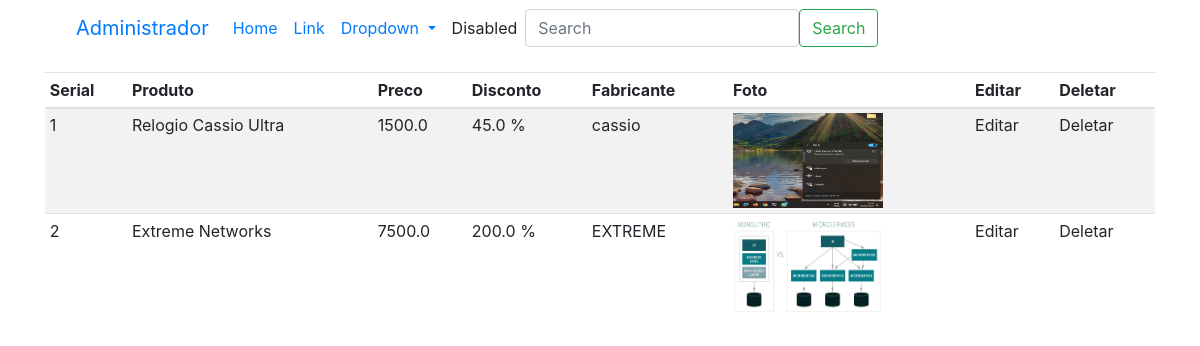
Page /admin (signed in) on the earlier database version.
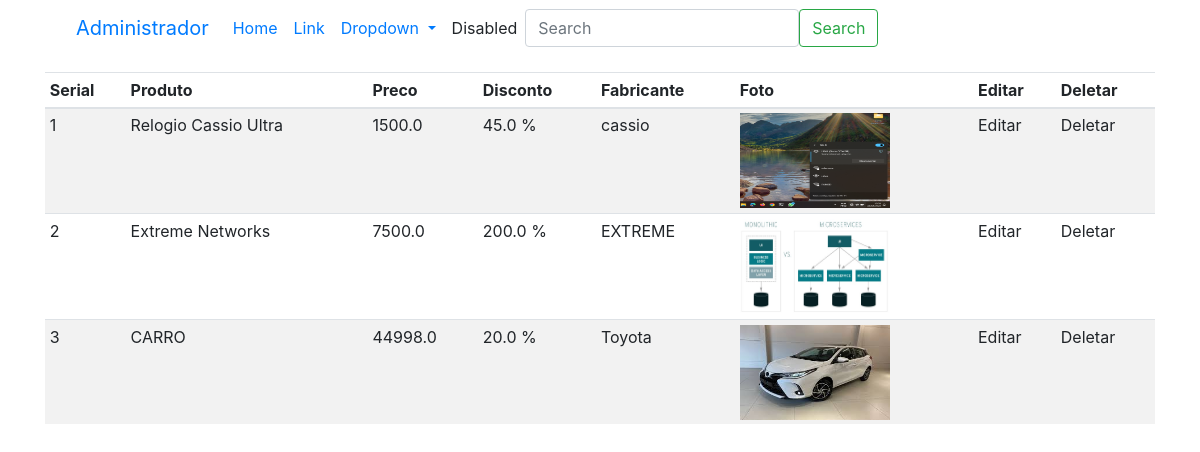
Same page on the later database version.
### loja/produtos/models.py (models this page shows, shortened)
class Addproduto(db.Model):
    id = db.Column(db.Integer, primary_key=True)
    name = db.Column(db.String(100), nullable=False,unique=True)
    price = db.Column(db.Float, nullable=False)
    discount = db.Column(db.Float, default=0)
    stock = db.Column(db.Integer, nullable=False)
    description = db.Column(db.String(255), nullable=False)
    color = db.Column(db.String(100), nullable=False)
    pub_date = db.Column(db.DateTime, nullable=False, default=datetime.now())
    marca_id = db.Column(db.Integer, db.ForeignKey('marca.id'), nullable=False)
    marca = db.relationship('Marca', backref=db.backref('marca', lazy=True))
    categoria_id = db.Column(db.Integer, db.ForeignKey('categoria.id'), nullable=False)
    categoria = db.relationship('Categoria', backref=db.backref('categorias', lazy=True)) #observar se é o mesmo nome da tabela
    create_date = db.Column(db.DateTime, nullable=False, default=datetime.now())
    image_1 = db.Column(db.String(150), nullable=False, default='default.jpg')
    image_2 = db.Column(db.String(150), nullable=False, default='default.jpg')
    image_3 = db.Column(db.String(150), nullable=False, default='default.jpg')

class Marca(db.Model):
    id = db.Column(db.Integer, primary_key=True)
    name = db.Column(db.String(100), nullable=False,unique=True)

### loja/admin/rotas.py (the view)
@app.route('/admin')
def admin():
    if 'email' not in session:
        flash('Por favor, faça o login para acessar o sistema ', 'danger')
        return redirect(url_for('login'))
    produtos = Addproduto.query.all()
    return render_template('admin/index.html', title="Pagina Administrativa", produtos=produtos)

### loja/templates/admin/index.html (shortened to what this page needs)
{% extends 'layouts.html' %}
{% block content %}
<div class="container">
    <nav class="navbar navbar-expand-lg bg-body-tertiary">
        <div class="container-fluid">
          <a class="navbar-brand" href="#">Administrador</a>
          <div class="collapse navbar-collapse" id="navbarSupportedContent">
            <ul class="navbar-nav me-auto mb-2 mb-lg-0">
              <li class="nav-item">
                <a class="nav-link active" aria-current="page" href="#">Home</a>
              </li>
              <li class="nav-item">
                <a class="nav-link" href="#">Link</a>
              </li>
              <li class="nav-item dropdown">
                <a class="nav-link dropdown-toggle" href="#" role="button" data-bs-toggle="dropdown" aria-expanded="false">
                  Dropdown
                </a>
              </li>
              <li class="nav-item">
                <a class="nav-link disabled" aria-disabled="true">Disabled</a>
              </li>
            </ul>
            <form class="d-flex" role="search">
              <input class="form-control me-2" type="search" placeholder="Search" aria-label="Search">
              <button class="btn btn-outline-success" type="submit">Search</button>
            </form>
          </div>
        </div>
      </nav>
</div>
<div class="container mt-3">
    <table class="table table-sm table-striped">
        <thead>
            <th>Serial</th>
            <th>Produto</th>
            <th>Preco</th>
            <th>Disconto</th>
            <th>Fabricante</th>
            <th>Foto </th>
            <th>Editar</th>
            <th>Deletar</th>
        </thead>
        <tbody>
            {% for produto in produtos %}
            <tr>
                <td>{{loop.index}}</td>
                <td>{{produto.name}}</td>
                <td>{{produto.price}}</td>
                <td>{{produto.discount}} %</td>
                <td>{{produto.marca.name}}</td>
                <td><img src="{{url_for('static', filename='images/' + produto.image_1)}}" width="150" height="95"></td>
                <td>Editar</td>
                <td>Deletar</td>
            </tr>
            {% endfor %}
        </tbody>
    </table>
</div>
{% endblock content %}

### loja/templates/layouts.html (shortened to what this page needs)
<!doctype html>
<html lang="en">
  <head>
    <link rel="stylesheet" href="{{url_for('static', filename='css/bootstrap.min.css')}}" >
  </head>
  <body>
{% block content %}
{% endblock content%}
  </body>
</html>

Differences in the rows shown:
added Addproduto: name "CARRO", price "44998.0", discount "20.0", marca.name "Toyota", image_1 (picture)
